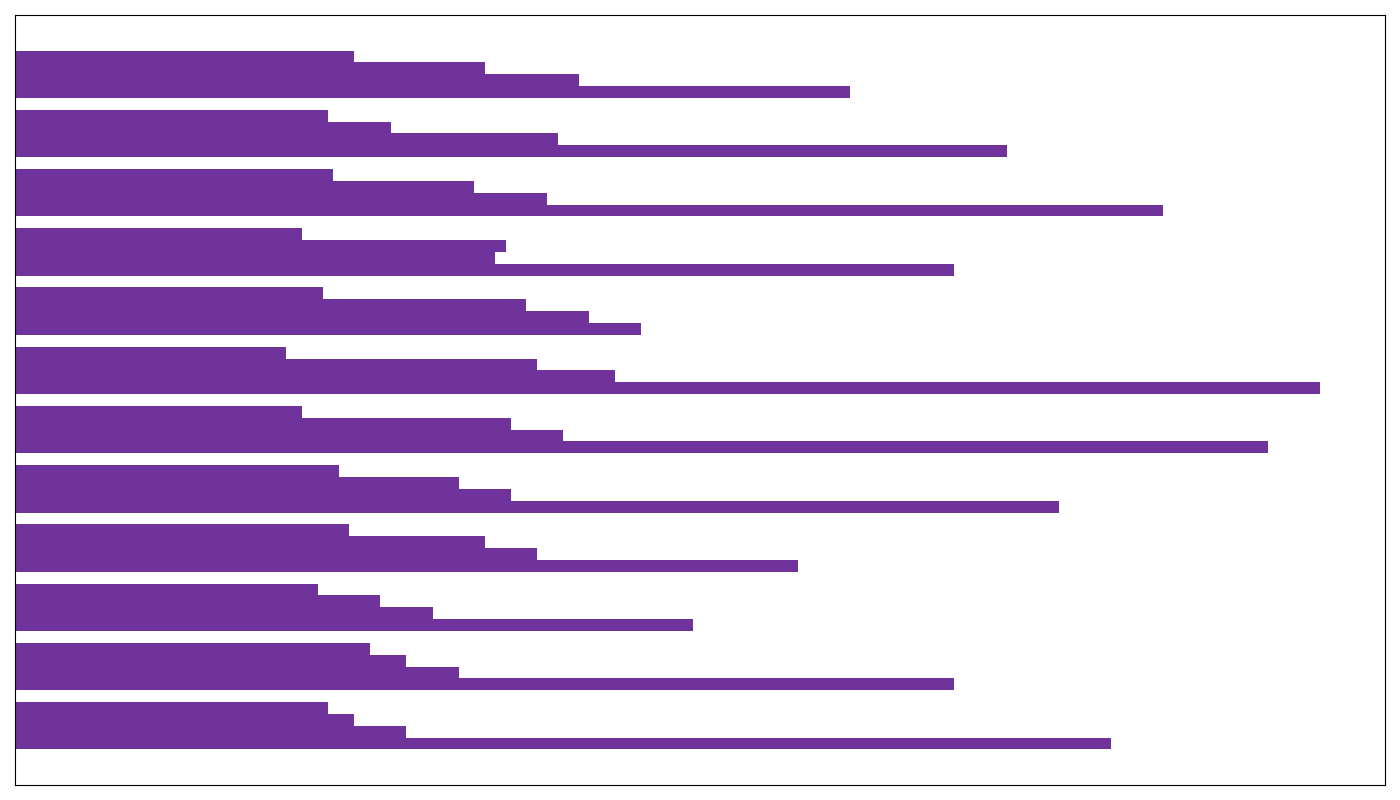

Reproduce this figure in Python.
import matplotlib.pyplot as plt
import numpy as np

strawberry_sales = [210, 180, 130, 150, 200, 240, 250, 120, 180, 220, 190, 160]
banana_sales = [75, 85, 80, 100, 95, 105, 115, 110, 92, 102, 104, 108]
mango_sales = [65, 75, 70, 90, 85, 95, 100, 98, 94, 88, 72, 90]
kiwi_sales = [60, 68, 58, 64, 62, 55, 52, 59, 55, 61, 60, 65]

fig, ax = plt.subplots(figsize=(14, 8))

bar_height = 0.2
months_idx = np.arange(len(strawberry_sales))

single_color = '#4B0082'
ax.barh(months_idx - 1.5 * bar_height, strawberry_sales, height=bar_height, color=single_color, alpha=0.8)
ax.barh(months_idx - 0.5 * bar_height, banana_sales, height=bar_height, color=single_color, alpha=0.8)
ax.barh(months_idx + 0.5 * bar_height, mango_sales, height=bar_height, color=single_color, alpha=0.8)
ax.barh(months_idx + 1.5 * bar_height, kiwi_sales, height=bar_height, color=single_color, alpha=0.8)

ax.set_xticks([])
ax.set_yticks([])

ax.set_ylim(-1, len(strawberry_sales))

plt.tight_layout()

plt.show()
